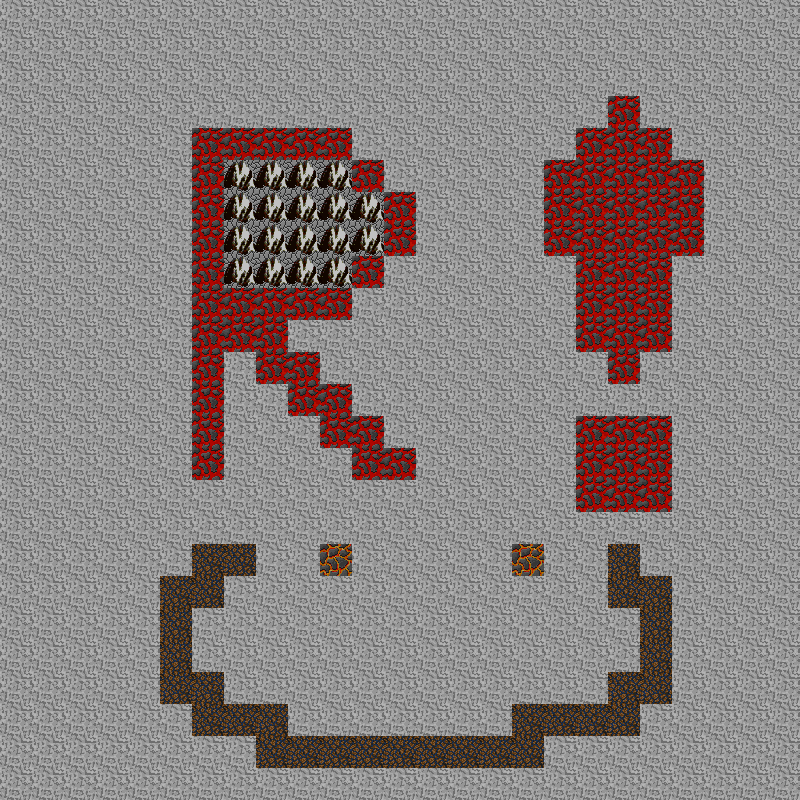

Tiled map render using the project's own tile images. Description and the map definition, with tile-layer contents summarised, below:
An orthogonal 25x25 tile map with 32x32 px tiles, 1 tile layer (bg).

<map version="1.0" orientation="orthogonal" renderorder="right-down" width="25" height="25" tilewidth="32" tileheight="32" nextobjectid="1">
 <tileset firstgid="1" name="tilez1" tilewidth="32" tileheight="32">
  <image source="tilez1.png" trans="ff00ff" width="736" height="672" />
 </tileset>
 <layer name="bg" width="25" height="25" opacity="0.76">
  <data>[625 cells, 625 non-empty, 5 distinct tile ids]</data>
 </layer>
</map>
